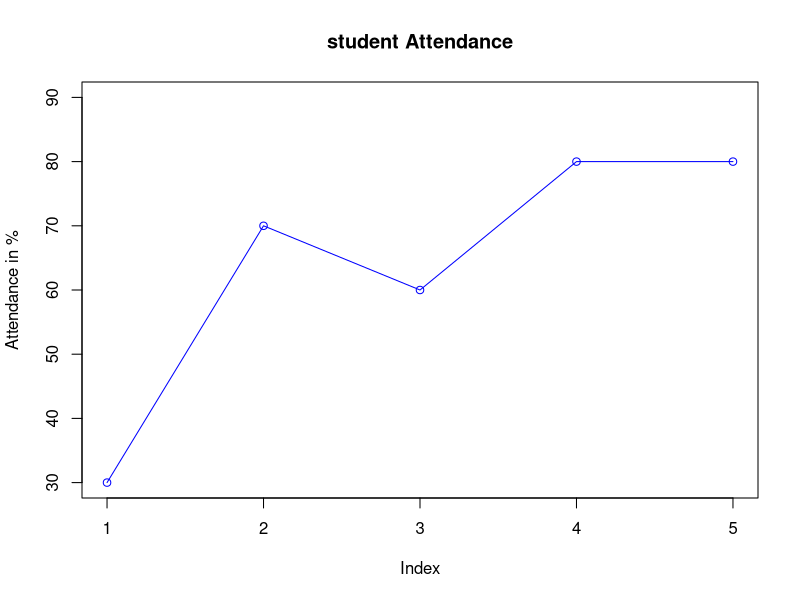
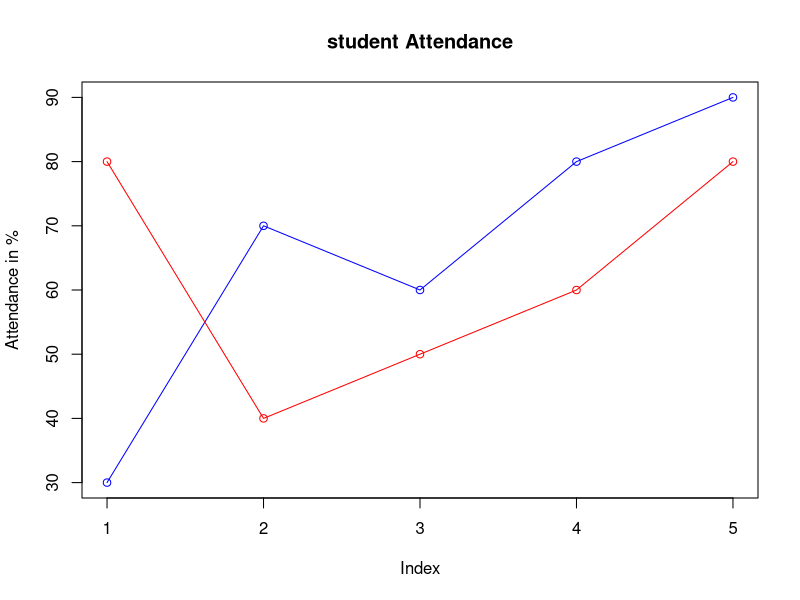
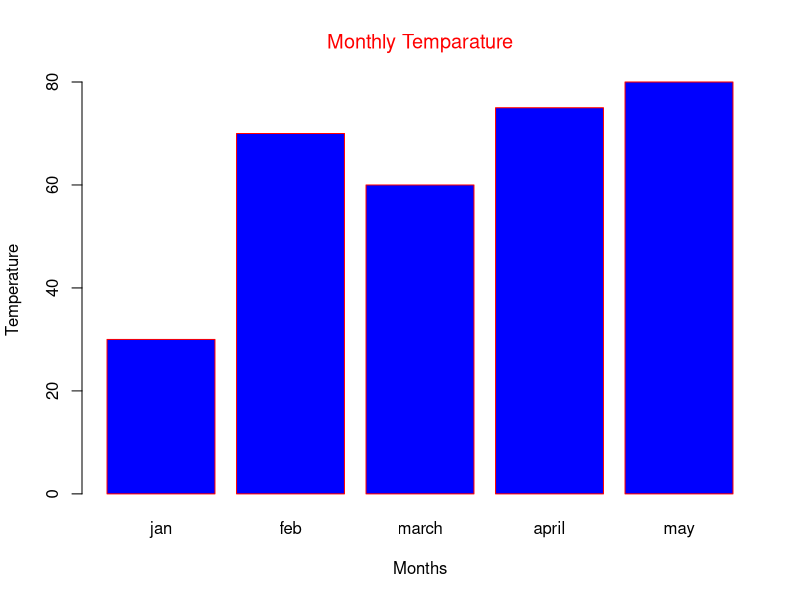
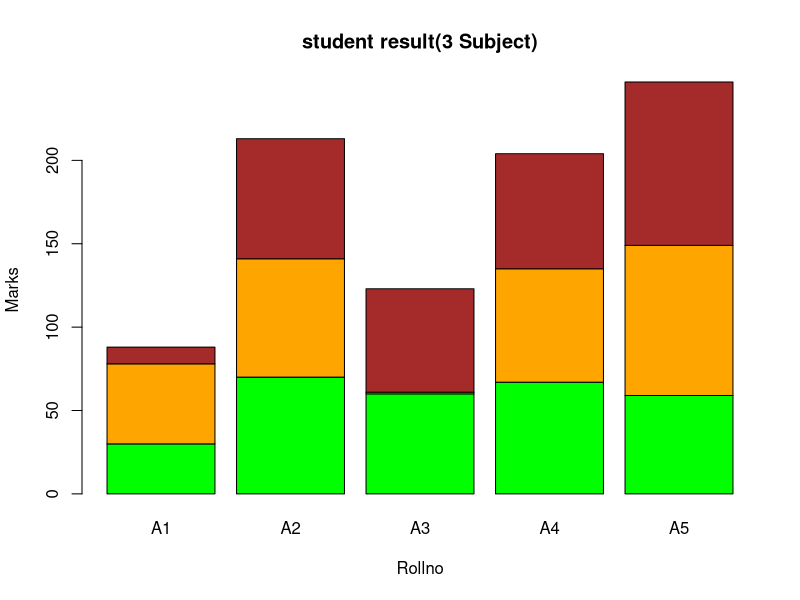
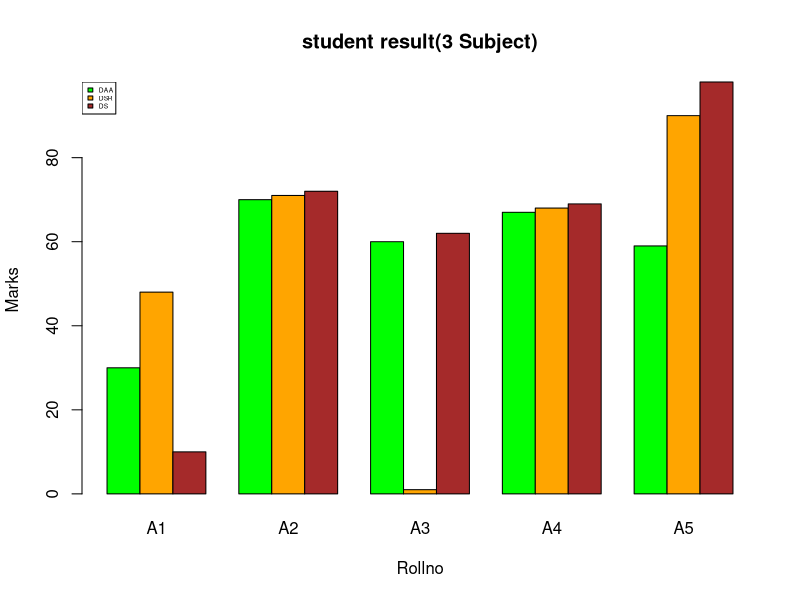

These charts were generated, in order, by the following R code:
v = c(30,70,60,80,80)
plot(v,
     type = "o",
     main = "student Attendance",
     rlab = "Rollno",
     ylab = "Attendance in %",
     col = "blue",
     xlim = c(1,5),
     ylim = c(30,90))

a = c(30,70,60,80,90)
b = c(80,40,50,60,80)
plot(a,
     type = "o",
     main = "student Attendance",
     rlab = "Rollno",
     ylab = "Attendance in %",
     col = "blue",
     xlim = c(1,5),
     ylim = c(30,90))
lines(b,
      type = "o",
      col = "red")

v2 = c(30,70,60,75,80)
barplot(v2,
        main = "Monthly Temparature",
        col.main = "red",
        font.main = 45,
        xlab = "Months",
        ylab = "Temperature",
        col = "blue",
        border = "red",
        names.arg = c("jan","feb","march","april","may"))

colors = c("green","orange","brown")
months = c("A1","A2","A3","A4","A5")
regions = c("East","West","North")
values = matrix( c(30,48,10,70,71,72,60,1,62,67,68,69,59,90,98), nrow = 3, ncol = 5)

# stacked barchart
barplot(values,
        main = "student result(3 Subject)",
        xlab = "Rollno",
        ylab = "Marks",
        names.arg = months,
        col = colors)

# grouped barchat
barplot(values,
        main = "student result(3 Subject)",
        xlab = "Rollno",
        ylab = "Marks",
        names.arg = months,
        col = colors,
        beside = TRUE)
legend("topleft",
       legend = c("DAA","DSR","DS"),
       fill = c("green","orange","brown"),
       cex = 0.4)

